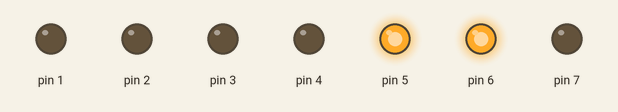
A sketch run on a simulated Arduino Uno, built with avr-gcc and run on an emulated ATmega328P. Parts: output pins drawn as LEDs (lit = HIGH).

Above: at 0.1 s.
Timing chart, 0 to 1.6 s (numbered marks = the images above):
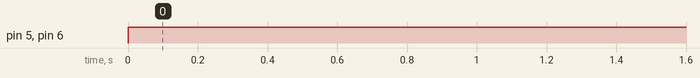

The sketch:

7-segment_anode_display.ino
```cpp
int a = 1;
int b = 2;
int c = 3;
int d = 4;
int e = 5;
int f = 6;
int g = 7;
void setup() {
  pinMode(1, OUTPUT);
  pinMode(2, OUTPUT);
  pinMode(3, OUTPUT);
  pinMode(4, OUTPUT);
  pinMode(5, OUTPUT);
  pinMode(6, OUTPUT);
  pinMode(7, OUTPUT);
}
void loop() {
  digitalWrite(1, LOW);
  digitalWrite(2, LOW);
  digitalWrite(3, LOW);
  digitalWrite(4, LOW);
  digitalWrite(5, HIGH);
  digitalWrite(6, HIGH);
  digitalWrite(7, LOW);
}
```

Measured:
- by itself, pin 5, pin 6: LOW → HIGH at 0.00 s
